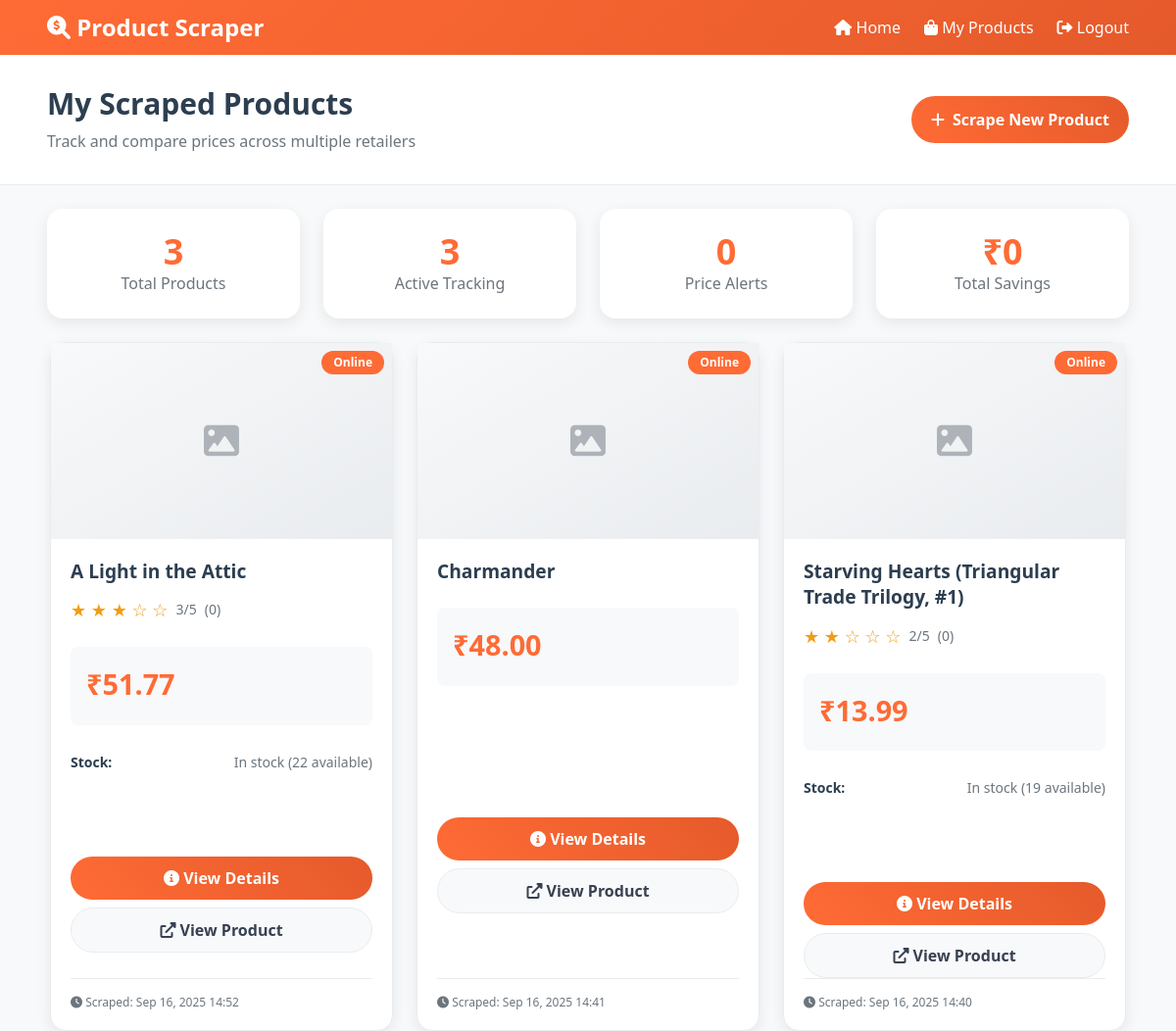
The app's page /images/ (signed in) with its own data.
### scrapper/models.py (models this page shows, shortened)
class Product(models.Model):
    product_name = models.CharField(max_length=1000)
    price = models.CharField(max_length=100, blank=True, null=True)
    original_price = models.CharField(max_length=100, blank=True, null=True)
    discount = models.CharField(max_length=50, blank=True, null=True)
    reviews = models.CharField(max_length=100, blank=True, null=True)
    rating = models.CharField(max_length=50, blank=True, null=True)
    description = models.TextField(blank=True, null=True)
    image_url = models.CharField(max_length=10000, blank=True, null=True)
    product_url = models.CharField(max_length=10000)
    username = models.CharField(max_length=1000)
    scraped_at = models.DateTimeField(auto_now_add=True)
    seller = models.CharField(max_length=200, blank=True, null=True)
    availability = models.CharField(max_length=100, blank=True, null=True)
    brand = models.CharField(max_length=200, blank=True, null=True)
    category = models.CharField(max_length=200, blank=True, null=True)
    specifications = models.JSONField(blank=True, null=True)

### scrapper/views.py (the view)
# urls.py: path('images/', views.images, name='images'),
def images(request):
    username = request.user
    products = Product.objects.filter(username=username).order_by('-scraped_at')
    return render(request, 'images.html', {'products': products})

### scrapper/templates/images.html (shortened to what this page needs)
{% load static %}
<!DOCTYPE html>
<html lang="en">
<head>
  <script src="https://cdn.tailwindcss.com"></script>
  <link rel="stylesheet" href="https://cdnjs.cloudflare.com/ajax/libs/font-awesome/6.0.0/css/all.min.css">
</head>
<body class="bg-light font-[Segoe_UI,Tahoma,Geneva,Verdana,sans-serif]">
  <nav class="bg-grad-primary shadow-md">
    <div class="max-w-6xl mx-auto px-6 py-3 flex items-center justify-between">
      <a class="text-white font-bold text-2xl" href="{% url 'index' %}">
        <i class="fas fa-search-dollar"></i> Product Scraper
      </a>
      <div id="navbarResponsive" class="hidden md:block w-full md:w-auto md:ml-auto">
        <ul class="md:flex md:items-center md:space-x-6 text-right md:text-left">
          <li class="my-2 md:my-0">
            <a class="text-white font-medium hover:text-white/90" href="{% url 'index' %}">
              <i class="fas fa-home"></i> Home
            </a>
          </li>
          <li class="my-2 md:my-0">
            <a class="text-white font-medium hover:text-white/90" href="{% url 'images' %}">
              <i class="fas fa-shopping-bag"></i> My Products
            </a>
          </li>
          {% if user.is_authenticated %}
          <li class="my-2 md:my-0">
            <a class="text-white font-medium hover:text-white/90" href="{% url 'logout' %}">
              <i class="fas fa-sign-out-alt"></i> Logout
            </a>
          </li>
          {% endif %}
        </ul>
      </div>
    </div>
  </nav>
  <div class="bg-white border-b border-borderc">
    <div class="max-w-6xl mx-auto px-6 py-8">
      <div class="flex flex-col md:flex-row md:items-center">
        <div class="md:w-2/3">
          <h1 class="text-3xl font-bold text-secondary mb-2">My Scraped Products</h1>
          <p class="text-dark">Track and compare prices across multiple retailers</p>
        </div>
        <div class="md:w-1/3 md:text-right mt-4 md:mt-0">
          <a href="/" class="inline-flex items-center bg-btn-grad text-white rounded-full py-3 px-5 font-semibold hover:shadow-[0_5px_15px_rgba(255,107,53,0.4)] transition-shadow">
            <i class="fas fa-plus mr-2"></i> Scrape New Product
          </a>
        </div>
      </div>
    </div>
  </div>
  <div class="max-w-6xl mx-auto px-6 py-6">
    <div class="grid grid-cols-2 md:grid-cols-4 gap-6">
      <div class="bg-white rounded-2xl p-6 text-center shadow-card">
        <div class="text-primary text-4xl font-bold">{{ products|length }}</div>
        <div class="text-dark">Total Products</div>
      </div>
      <div class="bg-white rounded-2xl p-6 text-center shadow-card">
        <div class="text-primary text-4xl font-bold">{{ products|length }}</div>
        <div class="text-dark">Active Tracking</div>
      </div>
      <div class="bg-white rounded-2xl p-6 text-center shadow-card">
        <div class="text-primary text-4xl font-bold">0</div>
        <div class="text-dark">Price Alerts</div>
      </div>
      <div class="bg-white rounded-2xl p-6 text-center shadow-card">
        <div class="text-primary text-4xl font-bold">₹0</div>
        <div class="text-dark">Total Savings</div>
      </div>
    </div>
  </div>
  <div class="max-w-6xl mx-auto px-6">
    {% if products %}
      <div class="grid gap-6 justify-center" style="grid-template-columns: repeat(auto-fit, minmax(350px, 350px));">
        {% for product in products %}
        <div class="max-w-[350px]">
          <div class="bg-white rounded-2xl border border-borderc shadow-card hover:shadow-hovercard transition-transform duration-200 hover:-translate-y-1 flex flex-col h-full w-full">
            <div class="relative h-[200px] overflow-hidden bg-light">
              <a href="{% url 'product_detail' product.id %}" class="block h-full">
                {% if product.image_url %}
                  <div class="hidden items-center justify-center h-full bg-gradient-to-br from-[#f8f9fa] to-[#e9ecef] text-dark">
                    <i class="fas fa-image text-4xl opacity-50"></i>
                  </div>
                {% else %}
                  <div class="flex items-center justify-center h-full bg-gradient-to-br from-[#f8f9fa] to-[#e9ecef] text-dark">
                    <i class="fas fa-image text-4xl opacity-50"></i>
                  </div>
                {% endif %}
              </a>
              <div class="absolute top-2 right-2 bg-primary text-white py-1 px-3 rounded-full text-xs font-bold">
                {% if 'amazon' in product.product_url %}
                  Amazon
                {% elif 'flipkart' in product.product_url %}
                  Flipkart
                {% elif 'ebay' in product.product_url %}
                  eBay
                {% else %}
                  Online
                {% endif %}
              </div>
            </div>
            <div class="p-5 flex flex-col flex-1">
              <h4 class="text-[1.2rem] font-semibold text-secondary mb-3 leading-snug line-clamp-2"><a href="{% url 'product_detail' product.id %}" class="no-underline text-inherit">{{ product.product_name }}</a></h4>
              {% if product.rating %}
              <div class="flex items-center mb-3 min-h-6">
                <span class="text-warningc text-lg mr-2">
                  {% for i in "12345" %}
                    {% if forloop.counter <= product.rating|add:0 %}
                      ★
                    {% else %}
                      ☆
                    {% endif %}
                  {% endfor %}
                </span>
                <span class="text-dark text-sm">{{ product.rating }}/5</span>
                {% if product.reviews %}
                  <span class="text-dark text-sm ml-2">({{ product.reviews }})</span>
                {% endif %}
              </div>
              {% endif %}
              <div class="bg-light rounded-lg p-4 my-3 min-h-[72px]">
                {% if product.price %}
                <div class="text-[1.8rem] font-bold text-primary mb-1">₹{{ product.price }}</div>
                {% endif %}
              </div>
              <div class="my-2 min-h-[90px]">
                {% if product.availability %}
                <div class="flex justify-between py-2 text-sm">
                  <span class="font-semibold text-secondary">Stock:</span>
                  <span class="text-dark">{{ product.availability }}</span>
                </div>
                {% endif %}
              </div>
              <div class="mt-4">
                <a href="{% url 'product_detail' product.id %}" class="block w-full text-center bg-btn-grad text-white rounded-full py-2.5 font-semibold mb-2 hover:shadow-[0_5px_15px_rgba(255,107,53,0.4)] transition-shadow">
                  <i class="fas fa-info-circle"></i> View Details
                </a>
                <a href="{{ product.product_url }}" target="_blank" class="block w-full text-center bg-light border border-borderc rounded-full py-2.5 font-semibold text-gray-700 hover:bg-borderc transition-colors">
                  <i class="fas fa-external-link-alt"></i> View Product
                </a>
              </div>
              <div class="text-dark text-xs mt-auto pt-4 border-t border-borderc">
                <i class="fas fa-clock"></i> Scraped: {{ product.scraped_at|date:"M d, Y H:i" }}
              </div>
            </div>
          </div>
        </div>
        {% endfor %}
      </div>
    {% endif %}
  </div>
</body>
</html>

### records on screen
Product: shows "Online", product_name "A Light in the Attic", rating "3", reviews "0", price "51.77", availability "In stock (22 available)", scraped_at "Sep 16, 2025 14:52"
Product: shows "Online", product_name "Charmander", price "48.00", scraped_at "Sep 16, 2025 14:41"
Product: shows "Online", product_name "Starving Hearts (Triangular Trade Trilogy, #1)", rating "2", reviews "0", price "13.99", availability "In stock (19 available)", scraped_at "Sep 16, 2025 14:40"

### other values on screen
{{ products|length }} "3"
